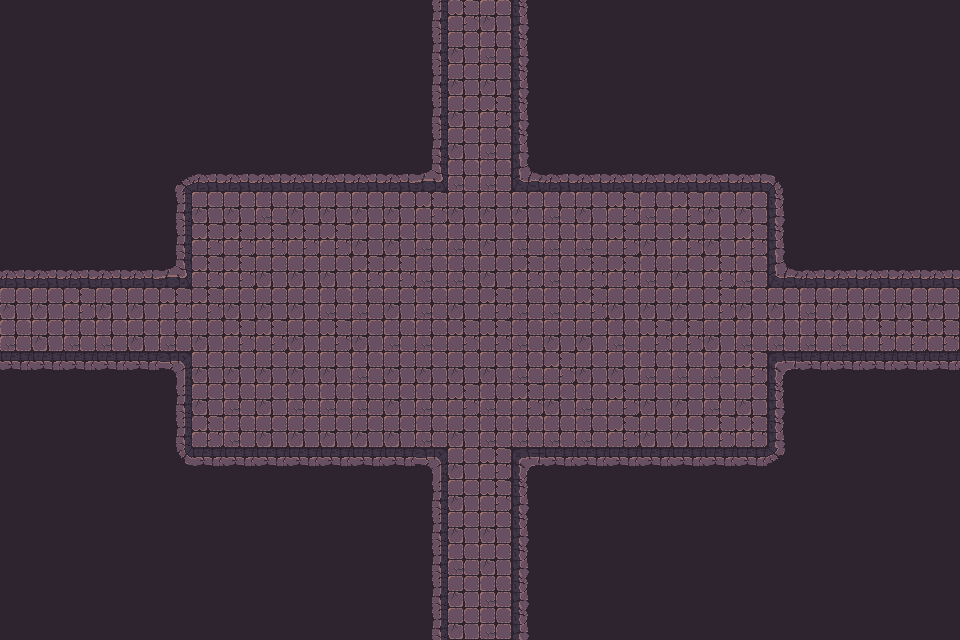

A level layout from a 2D game, rendered from its tile map. Below: a short description, then the map file with its tile-grid data intact:
An orthogonal 30x20 tile map with 32x32 px tiles, 1 tile layer (Tile layer 1), 2 tilesets and 57 objects.

<map version="1.10" tiledversion="1.11.2" orientation="orthogonal" renderorder="right-down" width="30" height="20" tilewidth="32" tileheight="32" infinite="0" nextlayerid="3" nextobjectid="1">
    <tileset firstgid="1" name="Town Tileset" tilewidth="32" tileheight="32" tilecount="64" columns="8">
        <image source="../../../tiles/World H Tileset.png" trans="ff00ff" width="256" height="256" />
        <tile id="4">
            <objectgroup draworder="index" id="2">
                <object id="1" x="0" y="0" width="32" height="32" />
            </objectgroup>
        </tile>
        <tile id="5">
            <objectgroup draworder="index" id="2">
                <object id="1" x="0" y="0" width="32" height="32" />
            </objectgroup>
        </tile>
        <tile id="6">
            <objectgroup draworder="index" id="2">
                <object id="1" x="0" y="0" width="32" height="32" />
            </objectgroup>
        </tile>
        <tile id="7">
            <objectgroup draworder="index" id="2">
                <object id="1" x="0" y="0" width="32" height="32" />
            </objectgroup>
        </tile>
        <tile id="8">
            <objectgroup draworder="index" id="2">
                <object id="1" x="0" y="0" width="32" height="32" />
            </objectgroup>
        </tile>
        <tile id="10">
            <objectgroup draworder="index" id="2">
                <object id="1" x="0" y="32" width="32" height="0" />
            </objectgroup>
        </tile>
        <tile id="11">
            <objectgroup draworder="index" id="2">
                <object id="1" x="0" y="32" width="32" height="0" />
                <object id="2" x="32" y="0" width="0" height="32" />
            </objectgroup>
        </tile>
        <tile id="12">
            <objectgroup draworder="index" id="2">
                <object id="1" x="32" y="0" width="0" height="32" />
            </objectgroup>
        </tile>
        <tile id="13">
            <objectgroup draworder="index" id="2">
                <object id="1" x="0" y="32" width="32" height="0" />
                <object id="2" x="0" y="32" width="32" height="0" />
                <object id="3" x="0" y="0" width="0" height="32" />
            </objectgroup>
        </tile>
        <tile id="14">
            <objectgroup draworder="index" id="2">
                <object id="1" x="0" y="0" width="0" height="32" />
            </objectgroup>
        </tile>
        <tile id="16">
            <objectgroup draworder="index" id="2">
                <object id="1" x="0" y="0" width="32" height="32" />
            </objectgroup>
        </tile>
        <tile id="24">
            <objectgroup draworder="index" id="2">
                <object id="1" x="0" y="0" width="32" height="32" />
            </objectgroup>
        </tile>
    </tileset>
    <tileset firstgid="65" name="Dungeon Crawler Tileset" tilewidth="32" tileheight="32" tilecount="100" columns="10">
        <image source="../../../tiles/Dungeon_Tile.png" trans="" width="320" height="320" />
        <tile id="2">
            <objectgroup draworder="index" id="2">
                <object id="1" x="0" y="0" width="32" height="32" />
            </objectgroup>
        </tile>
        <tile id="3">
            <objectgroup draworder="index" id="2">
                <object id="1" x="0" y="0" width="32" height="32" />
            </objectgroup>
        </tile>
        <tile id="4">
            <objectgroup draworder="index" id="2">
                <object id="1" x="0" y="0" width="32" height="32" />
            </objectgroup>
        </tile>
        <tile id="5">
            <objectgroup draworder="index" id="2">
                <object id="1" x="0" y="0" width="32" height="32" />
            </objectgroup>
        </tile>
        <tile id="6">
            <objectgroup draworder="index" id="2">
                <object id="1" x="0" y="0" width="32" height="32" />
            </objectgroup>
        </tile>
        <tile id="8">
            <objectgroup draworder="index" id="2">
                <object id="1" x="0" y="0" width="32" height="32" />
            </objectgroup>
        </tile>
        <tile id="12">
            <objectgroup draworder="index" id="2">
                <object id="1" x="0" y="0" width="32" height="32" />
            </objectgroup>
        </tile>
        <tile id="13">
            <objectgroup draworder="index" id="2">
                <object id="1" x="0" y="0" width="32" height="32" />
            </objectgroup>
        </tile>
        <tile id="14">
            <objectgroup draworder="index" id="2">
                <object id="1" x="0" y="0" width="32" height="32" />
            </objectgroup>
        </tile>
        <tile id="15">
            <objectgroup draworder="index" id="2">
                <object id="1" x="0" y="0" width="32" height="32" />
            </objectgroup>
        </tile>
        <tile id="16">
            <objectgroup draworder="index" id="2">
                <object id="1" x="0" y="0" width="32" height="32" />
            </objectgroup>
        </tile>
        <tile id="18">
            <objectgroup draworder="index" id="2">
                <object id="1" x="0" y="0" width="32" height="32" />
            </objectgroup>
        </tile>
        <tile id="22">
            <objectgroup draworder="index" id="2">
                <object id="1" x="0" y="0" width="32" height="32" />
            </objectgroup>
        </tile>
        <tile id="23">
            <objectgroup draworder="index" id="2">
                <object id="1" x="0" y="0" width="32" height="32" />
            </objectgroup>
        </tile>
        <tile id="24">
            <objectgroup draworder="index" id="2">
                <object id="1" x="0" y="0" width="32" height="32" />
            </objectgroup>
        </tile>
        <tile id="25">
            <objectgroup draworder="index" id="2">
                <object id="1" x="0" y="0" width="32" height="32" />
            </objectgroup>
        </tile>
        <tile id="26">
            <objectgroup draworder="index" id="2">
                <object id="1" x="0" y="0" width="32" height="32" />
            </objectgroup>
        </tile>
        <tile id="28">
            <objectgroup draworder="index" id="2">
                <object id="1" x="0" y="0" width="32" height="32" />
            </objectgroup>
        </tile>
        <tile id="32">
            <objectgroup draworder="index" id="2">
                <object id="1" x="0" y="0" width="32" height="32" />
            </objectgroup>
        </tile>
        <tile id="33">
            <objectgroup draworder="index" id="2">
                <object id="1" x="0" y="0" width="32" height="32" />
            </objectgroup>
        </tile>
        <tile id="34">
            <objectgroup draworder="index" id="2">
                <object id="1" x="0" y="0" width="32" height="32" />
            </objectgroup>
        </tile>
        <tile id="35">
            <objectgroup draworder="index" id="2">
                <object id="1" x="0" y="0" width="32" height="32" />
            </objectgroup>
        </tile>
        <tile id="36">
            <objectgroup draworder="index" id="2">
                <object id="1" x="0" y="0" width="32" height="32" />
            </objectgroup>
        </tile>
        <tile id="38">
            <objectgroup draworder="index" id="2">
                <object id="1" x="0" y="0" width="32" height="32" />
            </objectgroup>
        </tile>
        <tile id="42">
            <objectgroup draworder="index" id="2">
                <object id="1" x="0" y="0" width="32" height="32" />
            </objectgroup>
        </tile>
        <tile id="43">
            <objectgroup draworder="index" id="2">
                <object id="1" x="0" y="0" width="32" height="32" />
            </objectgroup>
        </tile>
        <tile id="44">
            <objectgroup draworder="index" id="2">
                <object id="1" x="0" y="0" width="32" height="32" />
            </objectgroup>
        </tile>
        <tile id="45">
            <objectgroup draworder="index" id="2">
                <object id="1" x="0" y="0" width="32" height="32" />
            </objectgroup>
        </tile>
        <tile id="46">
            <objectgroup draworder="index" id="2">
                <object id="1" x="0" y="0" width="32" height="32" />
            </objectgroup>
        </tile>
        <tile id="48">
            <objectgroup draworder="index" id="2">
                <object id="1" x="0" y="0" width="32" height="32" />
            </objectgroup>
        </tile>
        <tile id="52">
            <objectgroup draworder="index" id="2">
                <object id="1" x="0" y="0" width="32" height="32" />
            </objectgroup>
        </tile>
        <tile id="53">
            <objectgroup draworder="index" id="2">
                <object id="1" x="0" y="0" width="32" height="32" />
            </objectgroup>
        </tile>
        <tile id="54">
            <objectgroup draworder="index" id="2">
                <object id="1" x="0" y="0" width="32" height="32" />
            </objectgroup>
        </tile>
        <tile id="55">
            <objectgroup draworder="index" id="2">
                <object id="1" x="0" y="0" width="32" height="32" />
            </objectgroup>
        </tile>
        <tile id="56">
            <objectgroup draworder="index" id="2">
                <object id="1" x="0" y="0" width="32" height="32" />
            </objectgroup>
        </tile>
        <tile id="58">
            <objectgroup draworder="index" id="2">
                <object id="1" x="0" y="0" width="32" height="32" />
            </objectgroup>
        </tile>
        <tile id="62">
            <objectgroup draworder="index" id="2">
                <object id="1" x="0" y="0" width="32" height="32" />
            </objectgroup>
        </tile>
        <tile id="63">
            <objectgroup draworder="index" id="2">
                <object id="1" x="0" y="0" width="32" height="32" />
            </objectgroup>
        </tile>
        <tile id="64">
            <objectgroup draworder="index" id="2">
                <object id="1" x="0" y="0" width="32" height="32" />
            </objectgroup>
        </tile>
        <tile id="65">
            <objectgroup draworder="index" id="2">
                <object id="1" x="0" y="0" width="32" height="32" />
            </objectgroup>
        </tile>
        <tile id="66">
            <objectgroup draworder="index" id="2">
                <object id="1" x="0" y="0" width="32" height="32" />
            </objectgroup>
        </tile>
        <tile id="68">
            <objectgroup draworder="index" id="2">
                <object id="1" x="0" y="0" width="32" height="32" />
            </objectgroup>
        </tile>
    </tileset>
    <layer id="1" name="Tile layer 1" width="30" height="20">
        <data encoding="csv">
122,122,122,122,122,122,122,122,122,122,122,122,122,77,65,75,79,122,122,122,122,122,122,122,122,122,122,122,122,122,
122,122,122,122,122,122,122,122,122,122,122,122,122,77,75,66,79,122,122,122,122,122,122,122,122,122,122,122,122,122,
122,122,122,122,122,122,122,122,122,122,122,122,122,77,75,75,79,122,122,122,122,122,122,122,122,122,122,122,122,122,
122,122,122,122,122,122,122,122,122,122,122,122,122,77,75,65,79,122,122,122,122,122,122,122,122,122,122,122,122,122,
122,122,122,122,122,122,122,122,122,122,122,122,122,77,75,66,79,122,122,122,122,122,122,122,122,122,122,122,122,122,
122,122,122,122,122,67,68,68,68,68,68,68,68,103,66,66,100,68,68,68,68,68,68,68,69,122,122,122,122,122,
122,122,122,122,122,77,75,75,66,75,75,75,75,65,75,75,75,66,75,65,66,65,75,75,79,122,122,122,122,122,
122,122,122,122,122,77,65,65,65,65,65,75,75,66,66,75,66,66,66,65,75,65,75,65,79,122,122,122,122,122,
68,68,68,68,68,103,65,65,75,75,75,65,65,66,66,75,65,66,65,65,66,75,65,66,100,68,68,68,68,68,
75,75,65,75,75,65,65,75,75,75,66,66,75,66,75,65,66,66,65,75,75,75,65,75,75,66,75,75,75,75,
66,75,66,66,75,66,75,65,65,75,65,75,66,66,65,65,66,75,75,66,65,65,75,66,66,66,66,65,65,65,
88,88,88,88,88,73,75,75,75,75,75,66,75,75,75,75,66,65,75,75,66,66,66,65,70,88,88,88,88,88,
122,122,122,122,122,77,75,66,75,66,66,66,75,66,65,66,65,75,66,65,75,75,66,75,79,122,122,122,122,122,
122,122,122,122,122,77,65,66,75,75,75,75,75,66,75,66,66,66,66,65,75,75,65,65,79,122,122,122,122,122,
122,122,122,122,122,87,88,88,88,88,88,88,88,73,75,65,70,88,88,88,88,88,88,88,89,122,122,122,122,122,
122,122,122,122,122,122,122,122,122,122,122,122,122,77,75,65,79,122,122,122,122,122,122,122,122,122,122,122,122,122,
122,122,122,122,122,122,122,122,122,122,122,122,122,77,75,75,79,122,122,122,122,122,122,122,122,122,122,122,122,122,
122,122,122,122,122,122,122,122,122,122,122,122,122,77,66,75,79,122,122,122,122,122,122,122,122,122,122,122,122,122,
122,122,122,122,122,122,122,122,122,122,122,122,122,77,75,66,79,122,122,122,122,122,122,122,122,122,122,122,122,122,
122,122,122,122,122,122,122,122,122,122,122,122,122,77,75,66,79,122,122,122,122,122,122,122,122,122,122,122,122,122
        </data>
    </layer>
</map>
